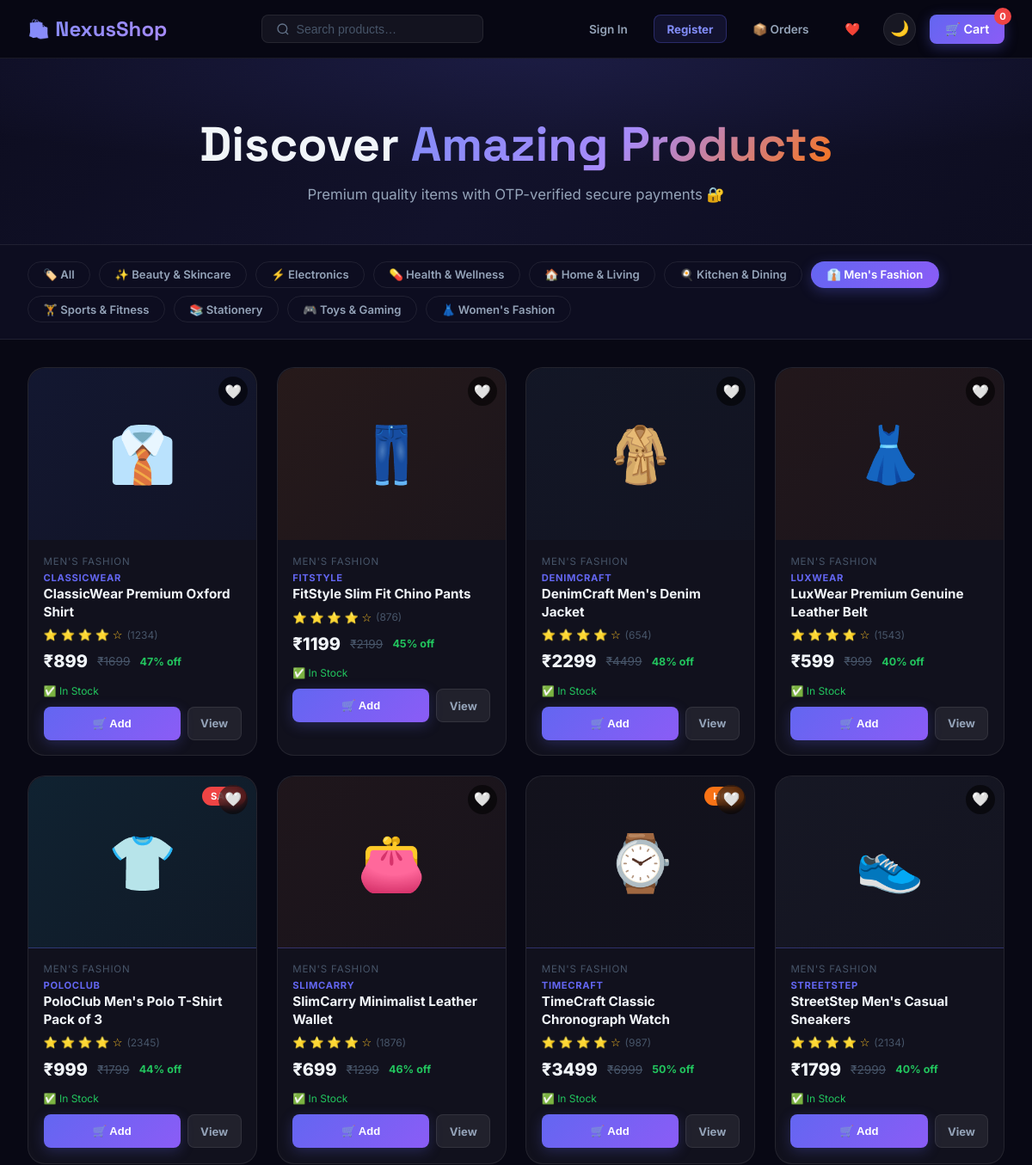
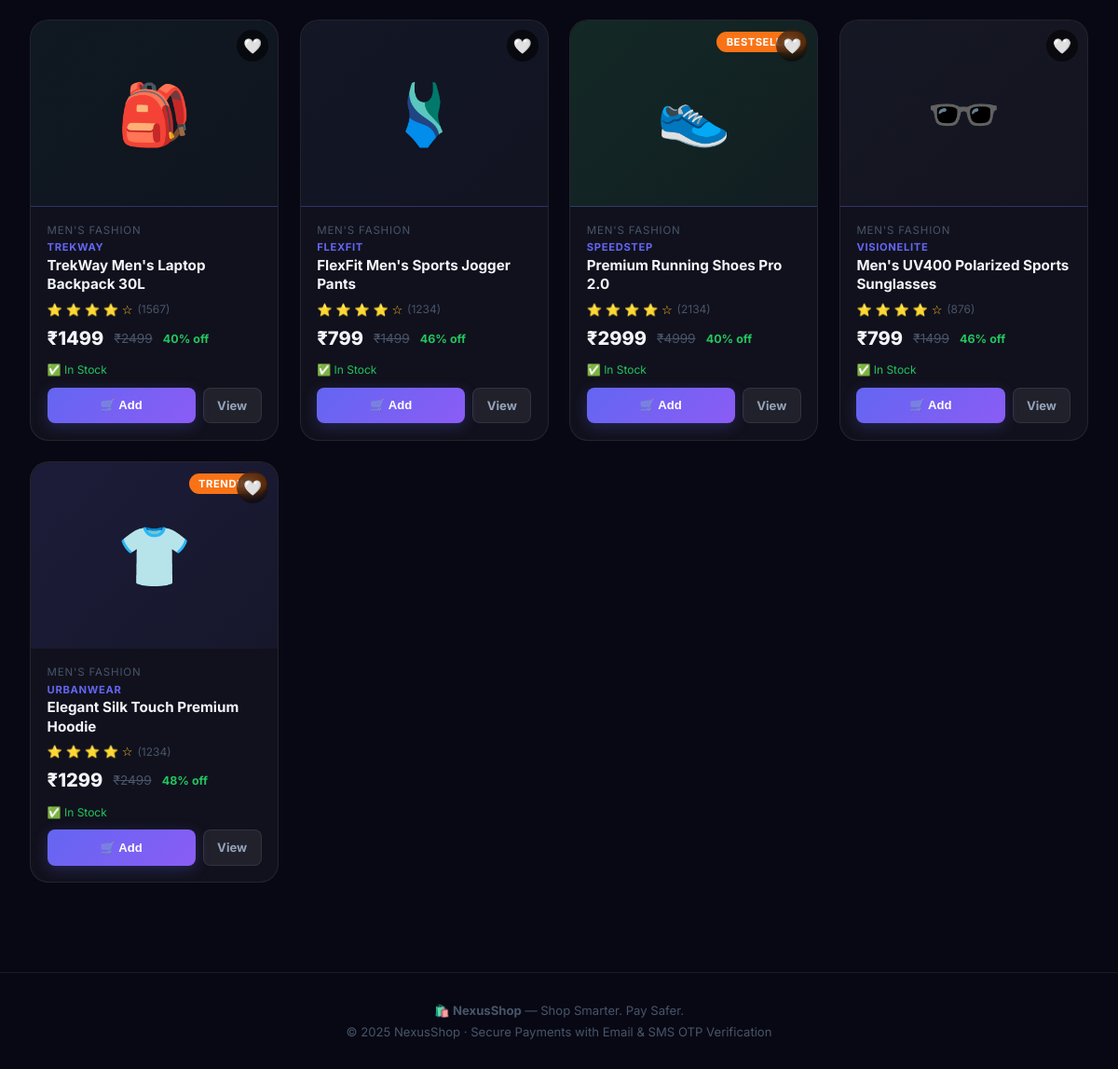
Screenshot of /?category=Men's Fashion with the database file from the repository (2 pictures, top to bottom).
### models.py (models this page shows, shortened)
class Product(db.Model):
    __tablename__ = "products"
    id=db.Column(db.Integer,primary_key=True)
    name=db.Column(db.String(120),nullable=False)
    brand=db.Column(db.String(60),default="NexusShop")
    category=db.Column(db.String(60),nullable=False)
    price=db.Column(db.Float,nullable=False)
    original_price=db.Column(db.Float)
    description=db.Column(db.Text)
    highlights=db.Column(db.Text)
    specs_json=db.Column(db.Text)
    image_url=db.Column(db.Text)
    images_json=db.Column(db.Text)
    image_emoji=db.Column(db.String(10),default="📦")
    image_color=db.Column(db.String(20),default="#6366f1")
    stock=db.Column(db.Integer,default=50)
    rating=db.Column(db.Float,default=4.5)
    reviews=db.Column(db.Integer,default=100)
    badge=db.Column(db.String(30))
    created_at=db.Column(db.DateTime,default=datetime.utcnow)

### app.py (the view)
@app.route("/")
def index():
    category = request.args.get("category", "All")
    search   = request.args.get("q", "")
    query    = Product.query
    if category != "All":
        query = query.filter_by(category=category)
    if search:
        query = query.filter(Product.name.ilike(f"%{search}%"))
    products   = query.all()
    categories = ["All"] + sorted(set(p.category for p in Product.query.all()))
    cart_count = sum(i["qty"] for i in get_cart().values())
    current_user = get_logged_in_user()
    return render_template("index.html",
                           products=products,
                           categories=categories,
                           active_category=category,
                           search=search,
                           cart_count=cart_count,
                           current_user=current_user)

### app.py (called while the page is built)
def get_cart():
    return session.get("cart", {})

def get_logged_in_user():
    uid = session.get("user_id")
    return User.query.get(uid) if uid else None

### templates/index.html (shortened to what this page needs)
{% extends "base.html" %}
{% block content %}
<section class="hero">
  <h1>Discover <span>Amazing Products</span></h1>
  <p>Premium quality items with OTP-verified secure payments 🔐</p>
</section>
<div class="category-tabs">
  {% for cat in categories %}
  <a href="/?category={{ cat | urlencode }}" class="cat-tab {% if cat == active_category %}active{% endif %}">
    {% if cat == 'All' %}🏷️{% elif cat == 'Electronics' %}⚡{% elif cat == "Men's Fashion" %}👔{% elif cat == "Women's Fashion" %}👗{% elif cat == 'Fashion' %}👗{% elif cat == 'Home & Living' %}🏠{% elif cat == 'Kitchen & Dining' %}🍳{% elif cat == 'Beauty & Skincare' %}✨{% elif cat == 'Sports & Fitness' %}🏋️{% elif cat == 'Health & Wellness' %}💊{% elif cat == 'Stationery' %}📚{% elif cat == 'Toys & Gaming' %}🎮{% else %}🛍️{% endif %}
    {{ cat }}
  </a>
  {% endfor %}
</div>
<div class="product-grid">
  {% if products %}
    {% for p in products %}
    <div class="product-card" id="product-{{ p.id }}">
      <div class="product-image-wrap">
        {% if p.image_url %}
        <div class="product-emoji-box" style="display:none;background:linear-gradient(135deg,{{ p.image_color }}22,{{ p.image_color }}11)">
          {{ p.image_emoji }}
        </div>
        {% else %}
        <div class="product-emoji-box" style="background:linear-gradient(135deg,{{ p.image_color }}22,{{ p.image_color }}11)">
          {{ p.image_emoji }}
        </div>
        {% endif %}
        {% if p.badge %}
        <span class="product-badge {% if p.badge=='Sale' %}sale{% elif p.badge=='New' %}new{% elif p.badge=='Eco' %}eco{% endif %}">
          {{ p.badge }}
        </span>
        {% endif %}
        <button class="card-wishlist-btn" data-pid="{{ p.id }}" onclick="toggleWishlistCard({{ p.id }}, this)" title="Wishlist">
          🤍
        </button>
      </div>
      <div class="product-info">
        <div class="product-category">{{ p.category }}</div>
        {% if p.brand %}<div class="product-brand-label">{{ p.brand }}</div>{% endif %}
        <a href="/product/{{ p.id }}" class="product-name-link">
          <div class="product-name">{{ p.name }}</div>
        </a>
        <div class="product-rating">
          <span class="stars">
            {% for i in range(5) %}
              {% if i < p.rating|int %}⭐{% else %}☆{% endif %}
            {% endfor %}
          </span>
          <span class="rating-count">({{ p.reviews }})</span>
        </div>
        <div class="product-price">
          <span class="price-current">₹{{ p.price|int }}</span>
          {% if p.original_price %}
          <span class="price-original">₹{{ p.original_price|int }}</span>
          <span class="price-discount">{{ ((1 - p.price/p.original_price)*100)|int }}% off</span>
          {% endif %}
        </div>
        <div class="stock-indicator {% if p.stock < 10 %}stock-low{% else %}stock-ok{% endif %}">
          {% if p.stock == 0 %}❌ Out of Stock
          {% elif p.stock < 10 %}⚠️ Only {{ p.stock }} left!
          {% else %}✅ In Stock{% endif %}
        </div>
        <div class="card-action-row">
          <button class="btn-add-cart" onclick="addToCart({{ p.id }}, this)"
            {% if p.stock == 0 %}disabled style="opacity:0.4"{% endif %}>
            {% if p.stock == 0 %}Out of Stock{% else %}🛒 Add{% endif %}
          </button>
          <a href="/product/{{ p.id }}" class="btn-view-detail">View</a>
        </div>
      </div>
    </div>
    {% endfor %}
  {% endif %}
</div>
{% endblock %}

### rows the page displays
Product: category "Beauty & Skincare"
Product: category "Electronics"
Product: category "Health & Wellness"
Product: category "Home & Living"
Product: category "Kitchen & Dining"
Product: category "Men's Fashion", image_emoji "👔", category "MEN'S FASHION", brand "CLASSICWEAR", name "ClassicWear Premium Oxford Shirt", reviews "1234", price "899", original_price "1699", ((1-p.price/p.original_price)*100)|int "47", stock "✅ In Stock"
Product: category "Sports & Fitness"
Product: category "Stationery"
Product: category "Toys & Gaming"
Product: category "Women's Fashion"
Product: image_emoji "👖", category "MEN'S FASHION", brand "FITSTYLE", name "FitStyle Slim Fit Chino Pants", reviews "876", price "1199", original_price "2199", ((1-p.price/p.original_price)*100)|int "45", stock "✅ In Stock"
Product: image_emoji "🧥", category "MEN'S FASHION", brand "DENIMCRAFT", name "DenimCraft Men's Denim Jacket", reviews "654", price "2299", original_price "4499", ((1-p.price/p.original_price)*100)|int "48", stock "✅ In Stock"
Product: image_emoji "👗", category "MEN'S FASHION", brand "LUXWEAR", name "LuxWear Premium Genuine Leather Belt", reviews "1543", price "599", original_price "999", ((1-p.price/p.original_price)*100)|int "40", stock "✅ In Stock"
Product: image_emoji "👕", badge "SALE", category "MEN'S FASHION", brand "POLOCLUB", name "PoloClub Men's Polo T-Shirt Pack of 3", reviews "2345", price "999", original_price "1799", ((1-p.price/p.original_price)*100)|int "44", stock "✅ In Stock"
Product: image_emoji "👛", category "MEN'S FASHION", brand "SLIMCARRY", name "SlimCarry Minimalist Leather Wallet", reviews "1876", price "699", original_price "1299", ((1-p.price/p.original_price)*100)|int "46", stock "✅ In Stock"
Product: image_emoji "⌚", badge "HOT", category "MEN'S FASHION", brand "TIMECRAFT", name "TimeCraft Classic Chronograph Watch", reviews "987", price "3499", original_price "6999", ((1-p.price/p.original_price)*100)|int "50", stock "✅ In Stock"
Product: image_emoji "👟", category "MEN'S FASHION", brand "STREETSTEP", name "StreetStep Men's Casual Sneakers", reviews "2134", price "1799", original_price "2999", ((1-p.price/p.original_price)*100)|int "40", stock "✅ In Stock"
Product: image_emoji "🎒", category "MEN'S FASHION", brand "TREKWAY", name "TrekWay Men's Laptop Backpack 30L", reviews "1567", price "1499", original_price "2499", ((1-p.price/p.original_price)*100)|int "40", stock "✅ In Stock"
Product: image_emoji "🩱", category "MEN'S FASHION", brand "FLEXFIT", name "FlexFit Men's Sports Jogger Pants", reviews "1234", price "799", original_price "1499", ((1-p.price/p.original_price)*100)|int "46", stock "✅ In Stock"
Product: image_emoji "👟", badge "BESTSELLER", category "MEN'S FASHION", brand "SPEEDSTEP", name "Premium Running Shoes Pro 2.0", reviews "2134", price "2999", original_price "4999", ((1-p.price/p.original_price)*100)|int "40", stock "✅ In Stock"
Product: image_emoji "🕶️", category "MEN'S FASHION", brand "VISIONELITE", name "Men's UV400 Polarized Sports Sunglasses", reviews "876", price "799", original_price "1499", ((1-p.price/p.original_price)*100)|int "46", stock "✅ In Stock"
Product: image_emoji "👕", badge "TRENDING", category "MEN'S FASHION", brand "URBANWEAR", name "Elegant Silk Touch Premium Hoodie", reviews "1234", price "1299", original_price "2499", ((1-p.price/p.original_price)*100)|int "48", stock "✅ In Stock"

### other values shown
{{ cart_count|default(0) }} "0"
{{ cat }} "All"
